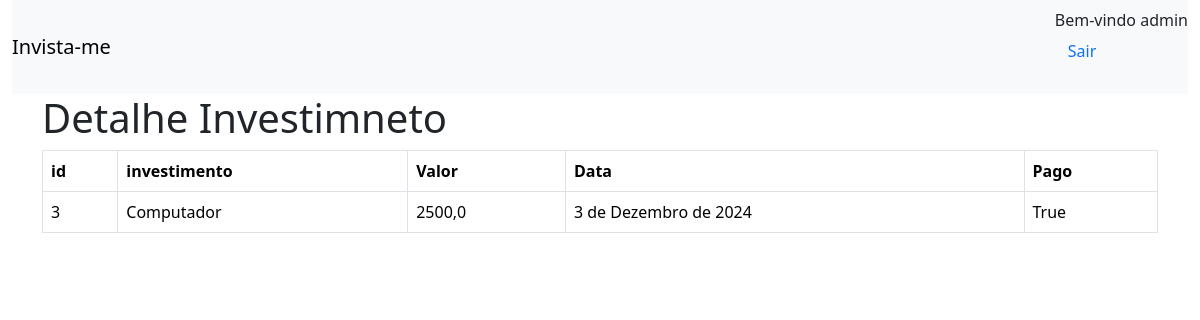
The page //3 (signed in) on the database its author committed.
### invista_me/models.py (models this page shows)
class Investimento(models.Model):
    investimento = models.TextField(max_length=255)
    valor = models.FloatField()
    pago = models.BooleanField(default=False)
    data = models.DateField(default=datetime.now)

### invista_me/views.py (the view)
# urls.py: path('/<int:id_investimento>',detalhe, name='detalhe'),
@login_required
def detalhe(request, id_investimento):
    dados = {
        'dados' : Investimento.objects.get(pk=id_investimento)
        }
    return render(request, 'investimentos/detalhe.html', dados)

### invista_me/templates/investimentos/detalhe.html
{% extends "investimentos/base.html" %}
{% block conteudo %}
<div class='container'>
    <h1>Detalhe Investimneto</h1>
    <table class='table table-hover table-bordered'>
        <tr>
            <th>id</th>
            <th>investimento</th>
            <th>Valor</th>
            <th>Data</th>
            <th>Pago</th>
        </tr>
        <td>{{ dados.id }}</td>
        <td>{{ dados.investimento }}</td>
        <td>{{ dados.valor }}</td>
        <td>{{ dados.data }}</td>
        <td>{{ dados.pago }}</td>
    </table>
</div>
{% endblock  %}

### invista_me/templates/investimentos/base.html (shortened to what this page needs)
<!doctype html>
<html lang="en">
  <head>
    <link href="https://cdn.jsdelivr.net/npm/bootstrap@5.3.3/dist/css/bootstrap.min.css" rel="stylesheet">
  </head>
  <body>
    <div class="container-fluid">
      <nav class="navbar bg-body-tertiary">
          <a class="navbar-brand" href="{% url 'investimentos' %}">Invista-me</a>
          <ul style="list-style: none;">
            {% if user.is_authenticated %}
            <li class="nav-item">
                <strong class= "nav-item nav-link">Bem-vindo {{user.get_username}} </strong>
            </li>
            <li class="nav-item">
                <form method="POST" action="{% url 'logout' %}">
                  <button class="btn bg-light text-primary" type="submit">Sair</button>
                </form>
            </li>
        {% endif %}
          </ul>
        </div>
        {% block conteudo %}
        {% endblock  %}
  </body>
</html>

### rows shown on the page
Investimento: id "3", investimento "Computador", valor "2500,0", data "3 de Dezembro de 2024", pago "True"

### other values the page prints
{{ user.get_username }} "admin"
